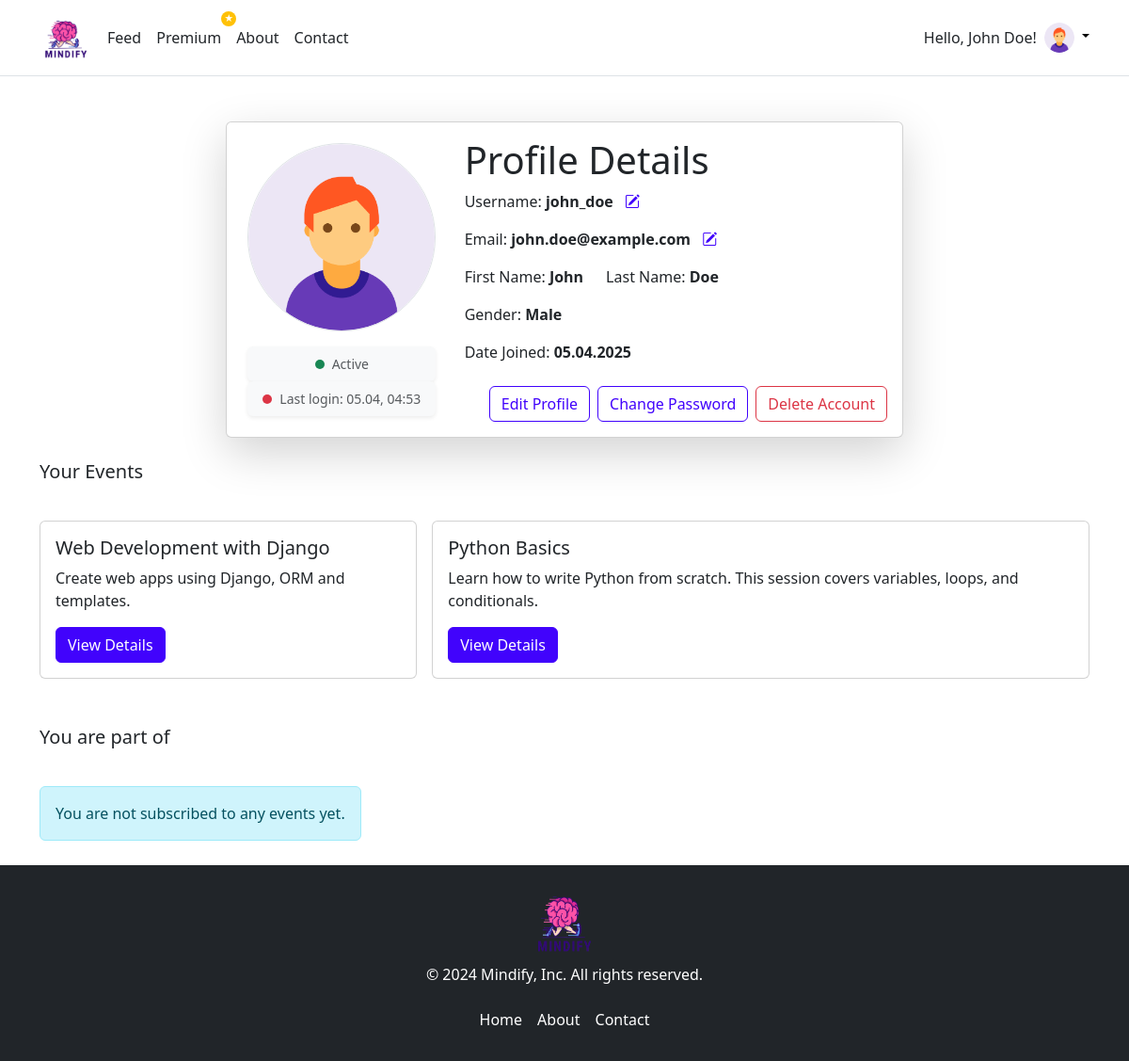
The page /user/ (signed in) on the database its author committed.
### coreApp/models.py (models this page shows, shortened)
class User(models.Model):
    username = models.CharField(max_length=30, unique=True)
    first_name = models.CharField(max_length=30, null=True, blank=True)
    last_name = models.CharField(max_length=30, null=True, blank=True)
    email = models.EmailField(unique=True)
    password = models.CharField(max_length=30, default="user1234")
    is_active = models.BooleanField(default=False)
    last_login = models.DateTimeField(null=True, blank=True)
    date_joined = models.DateTimeField(auto_now_add=True)
    is_premium = models.BooleanField(default=False)
    gender = models.CharField(max_length=10, null=True, blank=True)
    profile_picture = models.ImageField(blank=True, null=True, upload_to="images/users/")
    def get_profile_photo_url(self):
        if self.profile_picture:
            return self.profile_picture.url
        if not self.gender:
            return '/static/userApp/images/default_image_neutral.png'
        elif self.gender.lower() == "male":
            return '/static/userApp/images/default_image_man.png'
        else:
            return '/static/userApp/images/default_image_woman.png'

class Event(models.Model):
    title = models.CharField(max_length=50)
    id_creator = models.ForeignKey(User, on_delete=models.CASCADE)
    date_created = models.DateTimeField(auto_now_add=True)
    date_posted = models.DateTimeField(blank=True, null=True)
    is_listed = models.BooleanField(default=True)
    price = models.IntegerField(blank=True, null=True)
    description = models.TextField()
    event_picture = models.ImageField(blank=True, null=True, upload_to="images/events/")
    tags = models.ManyToManyField(Tag, blank=True)

### userApp/views.py (the view)
# urls.py: path('user/', include('userApp.urls')),
def user(request):
    user_id = request.session.get('user_id')
    if not user_id:
        return redirect('signup_login')
    user = User.objects.filter(id=user_id).first()
    if not user:
        return redirect('signup_login')
    date_joined = user.date_joined.strftime('%d.%m.%Y') if user and user.date_joined else None
    you_are_part_of = Subscription.objects.filter(id_user=user_id, left_date=None).order_by('-joined_date')
    number_of_subscriptions_you_are_part_of = you_are_part_of.count()
    your_events = Event.objects.filter(id_creator=user_id).order_by('-date_posted')
    number_of_events = your_events.count()
    context = {
        'user': user,
        'date_joined': date_joined,
        'you_are_part_of': you_are_part_of,
        'your_events': your_events,
        'nrOfSubscriptions': number_of_subscriptions_you_are_part_of,
        'nrOfEvents': number_of_events,
    }
    return render(request, 'userApp/user.html', context)

### userApp/templates/userApp/user.html (shortened to what this page needs)
{% extends "base.html" %} {% block content %}
<div class="container-sm mt-5 d-flex justify-content-center flex-column gap-4">
  <div
    class="card shadow-lg profile-card ms-auto me-auto"
    style="max-width: 720px; width: 100%"
  >
    <div class="card-body">
      <div class="row align-items-center">
        <div class="col-md-4 text-center">
          <img
            src="{{ user.get_profile_photo_url }}"
            alt="Profile Picture"
            class="rounded-circle mb-3 border"
            style="width: 200px; height: 200px"
          />
          <div
            class="card bg-light border-0 shadow-sm"
            style="max-width: 200px; margin: 0 auto"
          >
            <div
              class="card-body p-2 d-flex align-items-center justify-content-center"
            >
              <span
                class="rounded-circle bg-success"
                style="
                  width: 10px;
                  height: 10px;
                  display: inline-block;
                  margin-right: 8px;
                "
              ></span>
              <span class="text-muted small">
                {% if user.is_active%} Active {% else %} Inactive {% endif %}
              </span>
            </div>
          </div>
          <div
            class="card bg-light border-0 shadow-sm"
            style="max-width: 200px; margin: 0 auto"
          >
            <div
              class="card-body p-2 d-flex align-items-center justify-content-center"
            >
              <span
                class="rounded-circle bg-danger"
                style="
                  width: 10px;
                  height: 10px;
                  display: inline-block;
                  margin-right: 8px;
                "
              ></span>
              <span class="text-muted small">Last login: {{ user.last_login|date:"d.m, H:i" }}</span>
            </div>
          </div>
        </div>
        <div class="col-md-8">
          <h3 class="display-6">Profile Details</h3>
          <p>
            Username: <strong>{{ user.username }}</strong>
            <a
              href="{% url 'change_username' %}"
              class="text-primary ms-2"
              title="Edit Username"
            >
              <i class="bi bi-pencil-square"></i>
            </a>
          </p>
          <p>
            Email: <strong>{{ user.email }}</strong>
            <a
            href="{% url 'change_email' %}"
            class="text-primary ms-2"
              title="Edit Email"
            >
              <i class="bi bi-pencil-square"></i>
            </a>
          </p>
          <p class="d-flex gap-4">
            <span>First Name: <strong>{{ user.first_name }}</strong></span>
            <span>Last Name: <strong>{{ user.last_name }}</strong></span>
          </p>
          <p>Gender: <strong>{{ user.gender|capfirst }}</strong></p>
          <p>Date Joined: <strong>{{ date_joined }}</strong></p>
          <div class="mt-4 d-flex flex-wrap gap-2 justify-content-end">
            <a href="{% url 'edit_user' %}" class="btn btn-outline-primary"
              >Edit Profile</a
            >
            <a
              href="{% url 'change_password' %}"
              class="btn btn-outline-primary"
              >Change Password</a
            >
            <a href="{% url 'delete_user' %}" class="btn btn-outline-danger"
              >Delete Account</a
            >
          </div>
        </div>
      </div>
    </div>
  </div>
  <h5 class="mb-3">Your Events</h5>
  <div class="horizontal-scrollable">
    <div class="d-flex gap-3">
      {% for event in your_events %}
        <div class="card mb-3" style="min-width: 300px">
          <div class="card-body">
            <h5 class="card-title">{{ event.title }}</h5>
            <p class="card-text">
              {{ event.description }}
            </p>
            <a href="#" class="btn btn-primary">View Details</a>
          </div>
        </div>
      {% endfor %}
    </div>
  </div>
  <h5 class="mb-3">You are part of</h5>
  <div class="horizontal-scrollable">
    <div class="d-flex gap-3">
      {% if nrOfSubscriptions == 0 %}
        <div class="alert alert-info" role="alert">
          You are not subscribed to any events yet.
        </div>
      {% endif %}
    </div>
  </div>
</div>
{% endblock %}

### templates/base.html (shortened to what this page needs)
<!DOCTYPE html>
<html>
  <head>
    {% load static %}
    <link rel="stylesheet" href="{% static 'css/main.css' %}" />
    <link
      href="https://cdn.jsdelivr.net/npm/bootstrap-icons/font/bootstrap-icons.css"
      rel="stylesheet"
    />
  </head>
  <body>
    {% include 'header.html' %}
    {% block content %}
    {% endblock %}
    {% include 'footer.html' %}
  </body>
</html>

### templates/header.html (shortened to what this page needs)
{% load static %}
<header class="p-3 border-bottom">
  <div class="container">
    <div class="d-flex flex-wrap align-items-center justify-content-between">
      <a href="{% url 'homepage' %}"
        class="d-flex align-items-center mb-2 mb-lg-0 link-body-emphasis text-decoration-none">
        <img src="{% static 'img/logo1.png' %}" alt="Logo" width="56" height="48" class="me-2" />
      </a>
      {% if user %}
      <ul class="nav col-12 col-lg-auto me-lg-auto mb-2 justify-content-center mb-md-0">
        <li><a href="{% url 'main' %}" class="nav-link px-2">Feed</a></li>
        <li class="position-relative">
          <a href="{% url 'premium' %}" class="nav-link px-2">Premium</a>
          <span class="position-absolute top-0 start-100 translate-middle badge rounded-circle bg-warning text-white"
            style="font-size: 0.6rem; transform: translate(-70%, -70%); width: 1rem; height: 1rem; display: flex; align-items: center; justify-content: center;">
            ★
          </span>
        </li>
        <li><a href="{% url 'about' %}" class="nav-link px-2">About</a></li>
        <li><a href="{% url 'contact' %}" class="nav-link px-2">Contact</a></li>
      </ul>
      <div class="dropdown text-end d-flex align-items-center">
        <span class="me-2">
          Hello{% if user.first_name or user.last_name %}, {{ user.first_name }} {{ user.last_name }}!{% else %}!{% endif %}
        </span>
        <a href="#" class="d-block link-body-emphasis text-decoration-none dropdown-toggle" data-bs-toggle="dropdown"
          aria-expanded="false">
          <img src="{{ user.get_profile_photo_url }}" alt="Profile Picture" width="32" height="32"
            class="rounded-circle" />
        </a>
      </div>
      {% endif %}
    </div>
  </div>
</header>

### templates/footer.html
{% load static %}
<footer class="py-4 bg-dark text-white">
    <div class="container">
        <div class="d-flex flex-column align-items-center mb-3">
            <img src="{% static 'img/logo1.png' %}" alt="Logo" width="72" height="72" class="mb-2">
            <p class="mb-0 text-center">&copy; 2024 Mindify, Inc. All rights reserved.</p>
        </div>
        <ul class="nav justify-content-center mb-0">
            <li class="nav-item"><a href="{% url 'homepage' %}" class="nav-link px-2 text-white">Home</a></li>
            <li class="nav-item"><a href="{% url 'about' %}" class="nav-link px-2 text-white">About</a></li>
            <li class="nav-item"><a href="{% url 'contact' %}" class="nav-link px-2 text-white">Contact</a></li>
        </ul>
    </div>
</footer>

### templates/header.html (style rules this page uses)
.nav-link { color: inherit; transition: color 0.3s ease; }

### userApp/templates/userApp/user.html (style rules this page uses)
.horizontal-scrollable { overflow-x: auto; white-space: nowrap; padding-bottom: 10px; }
.horizontal-scrollable .card { display: inline-block; white-space: normal; }

### rows shown on the page
User: first_name "John", last_name "Doe", last_login "05.04, 04:53", username "john_doe", email "john.doe@example.com", gender "Male"
Event: title "Web Development with Django", description "Create web apps using Django, ORM and templates."
Event: title "Python Basics", description "Learn how to write Python from scratch. This session covers variables, loops, and conditionals."

### other values the page prints
{{ date_joined }} "05.04.2025"
